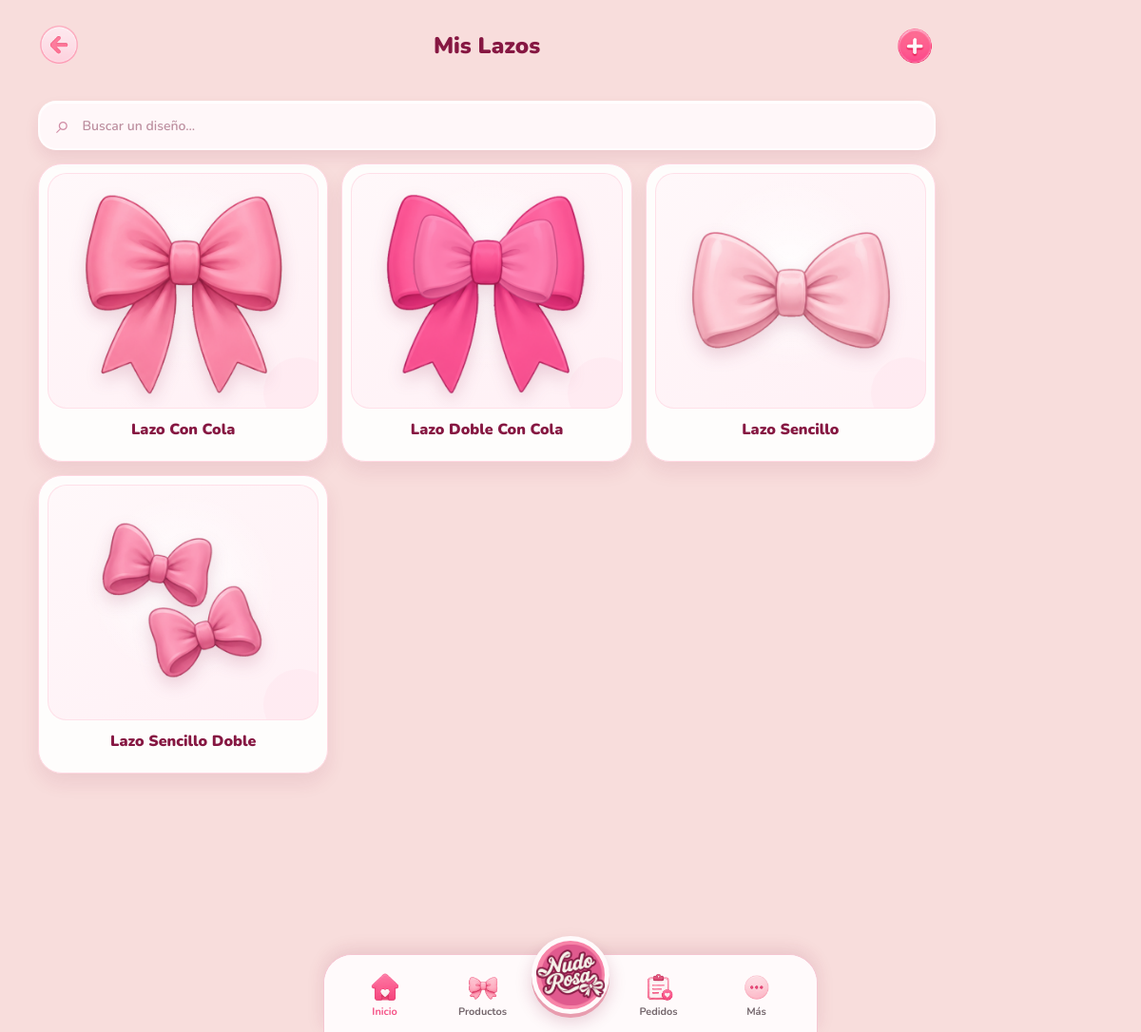
Page /productos (signed in) on the committed database.
### models.py (models this page shows)
class Producto(Base):
    __tablename__ = "productos"
    __table_args__ = (
        CheckConstraint("costo_produccion >= 0", name="ck_producto_costo_no_negativo"),
        CheckConstraint("precio_publico >= 0", name="ck_producto_precio_no_negativo"),
        CheckConstraint("stock_actual >= 0", name="ck_producto_stock_no_negativo"),
    )
    id: Mapped[int] = mapped_column(primary_key=True)
    nombre: Mapped[str] = mapped_column(String(160))
    imagen: Mapped[str | None] = mapped_column(String(255), default=None)
    costo_produccion: Mapped[int] = mapped_column(Integer, default=0)
    precio_publico: Mapped[int] = mapped_column(Integer, default=0)
    stock_actual: Mapped[int] = mapped_column(Integer, default=0)
    activo: Mapped[bool] = mapped_column(default=True)
    creado_en: Mapped[datetime] = mapped_column(DateTime, default=datetime.utcnow)
    actualizado_en: Mapped[datetime] = mapped_column(
        DateTime, default=datetime.utcnow, onupdate=datetime.utcnow
    )
    colores: Mapped[list["ProductoColor"]] = relationship(back_populates="producto")

### main.py (the view)
@app.get("/productos")
async def productos(request: Request, db: Session = Depends(get_db)):
    productos_serializados = [_serializar_producto(p) for p in productos_service.listar_productos_activos(db)]
    return templates.TemplateResponse(
        request=request,
        name="productos.html",
        context={
            "active_nav": "productos",
            "productos": productos_serializados,
        },
    )

### templates/productos.html (shortened to what this page needs)
{% extends "_base.html" %}
{% block content %}
<section class="sales-screen">
    {% set flat_header_back = "/" %}
    {% set flat_header_back_label = "Regresar al inicio" %}
    {% set flat_header_title = "Mis Lazos" %}
    {% set flat_header_actions = [
        {"type": "button", "id": "new-product-button", "icon": "/static/images/+.svg", "label": "Registrar un nuevo modelo"}
    ] %}
    {% include "_flat_header.html" %}
    <label class="bows-search">
        <span aria-hidden="true">⌕</span>
        <input
            id="bows-search-input"
            type="search"
            placeholder="Buscar un diseño..."
            autocomplete="off"
        >
    </label>
    <div class="bows-grid" id="bows-grid">
        {% for p in productos %}
        <button
            type="button"
            class="bow-card"
            id="bow-card-{{ p.id }}"
            data-name="{{ p.nombre|lower }}"
            data-product-id="{{ p.id }}"
            data-nombre="{{ p.nombre }}"
            data-imagen="{{ p.imagen }}"
            data-costo="{{ p.costo_produccion }}"
            data-precio="{{ p.precio_publico }}"
            data-stock="{{ p.stock }}"
        >
            <div class="bow-card__image">
                {% if p.imagen %}
                <img
                    src="{{ p.imagen }}"
                    alt="{{ p.nombre }}"
                    loading="lazy"
                >
                {% else %}
                <span aria-hidden="true">🎀</span>
                {% endif %}
            </div>
            <strong>{{ p.nombre }}</strong>
        </button>
        {% endfor %}
    </div>
</section>
{% endblock %}

### rows in the picture
Producto: imagen (picture), nombre "Lazo Con Cola"
Producto: imagen (picture), nombre "Lazo Doble Con Cola"
Producto: imagen (picture), nombre "Lazo Sencillo"
Producto: imagen (picture), nombre "Lazo Sencillo Doble"

### other values in the picture
{{ flat_header_title }} "Mis Lazos"
